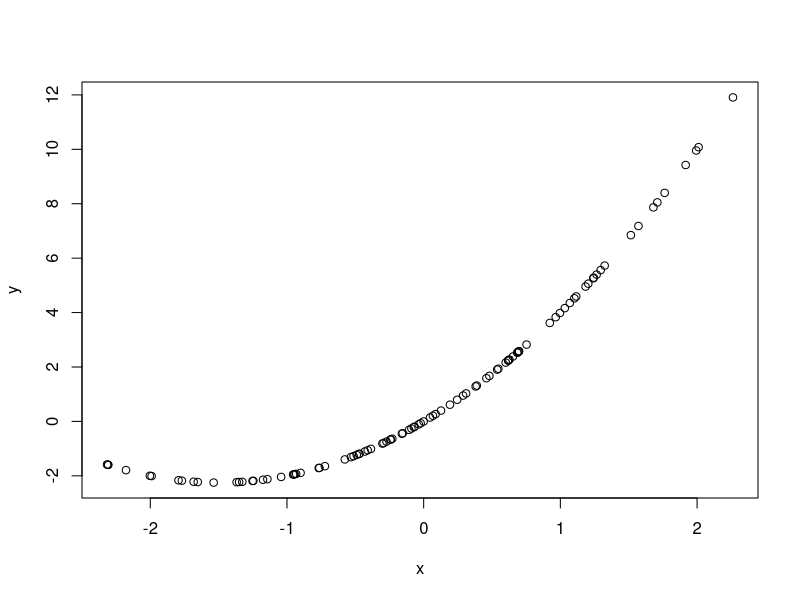

The R script that drew this image:
## ---- chunk 1
fn <- function(x, y){
  y <- x^2 + 3*x
  plot(x,y)     ## 函数返回一个图像，这个就是一个对象。
}

x <- rnorm(100)
fn(x)     ## d\调用函数

body(fn)    ## 函数的主体，包括了所有的可执行的命令语句。
            ## 但不包括注释里面的内容。

formals(fn)

environment(fn)
## ---- chunk 2
    sum
    
    body(sum)
    formals(sum)
    environment(sum)
